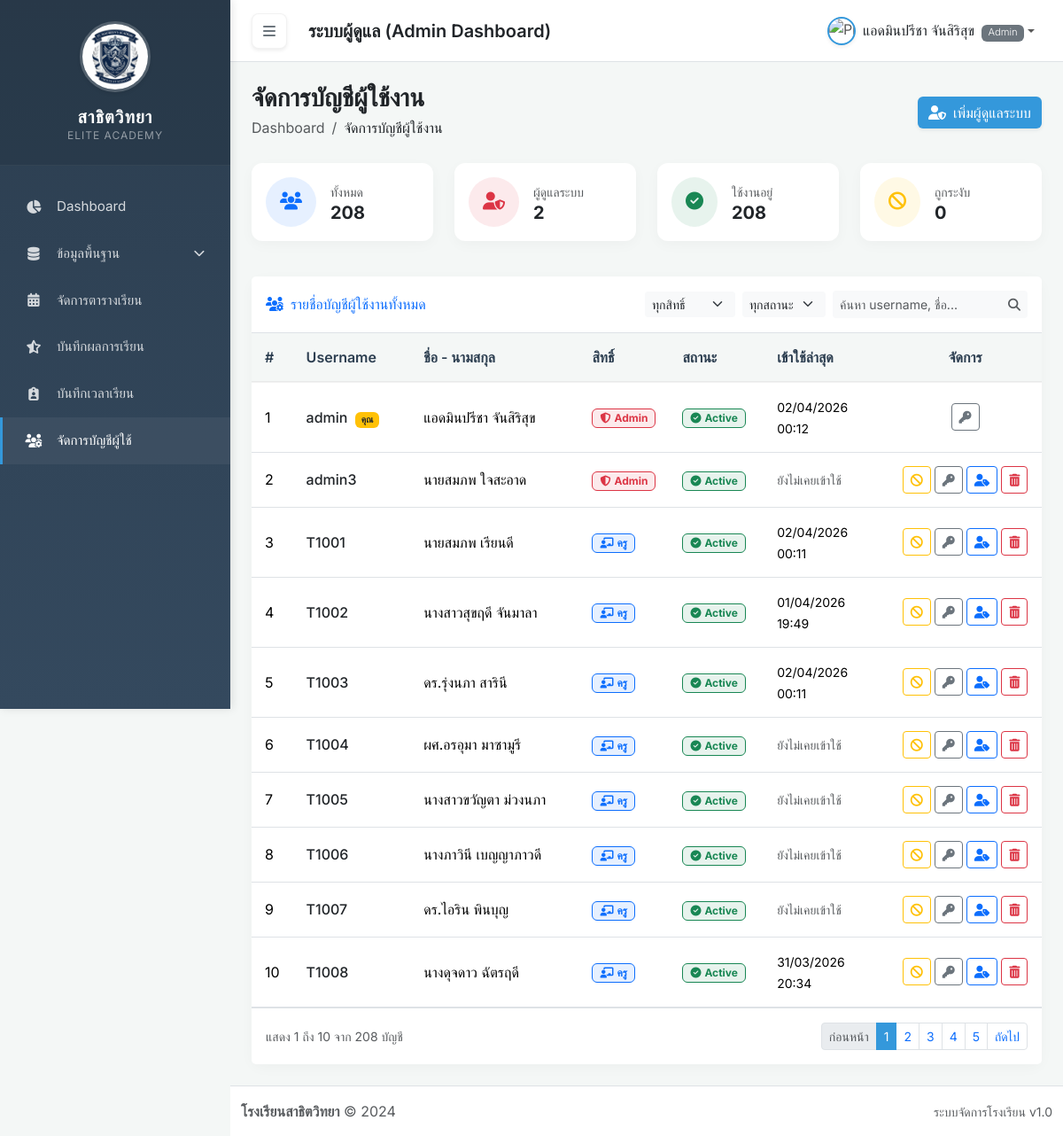
The page /manage-users.php (signed in) on the database its author committed.
### tables this page shows
CREATE TABLE `users` (
  `id` int(11) NOT NULL,
  `username` varchar(50) NOT NULL,
  `password` varchar(255) NOT NULL,
  `role` enum('admin','teacher','student') NOT NULL,
  `prefix` varchar(50) DEFAULT '',
  `first_name` varchar(100) NOT NULL,
  `last_name` varchar(100) NOT NULL,
  `status` enum('active','inactive') DEFAULT 'active',
  `profile_picture` varchar(255) DEFAULT NULL,
  `last_login` datetime DEFAULT NULL,
  `created_at` timestamp NOT NULL DEFAULT current_timestamp()
);

### manage-users.php (the view, shortened to what this page needs)
<?php
include 'includes/header.php';
require_once 'includes/db.php';
?>
<div class="d-flex flex-column flex-md-row justify-content-between align-items-md-center mb-4 gap-3">
    <div>
        <h3 class="text-dark fw-bold mb-0">จัดการบัญชีผู้ใช้งาน</h3>
        <nav aria-label="breadcrumb">
            <ol class="breadcrumb mb-0 py-1">
                <li class="breadcrumb-item"><a href="index.php" class="text-decoration-none text-muted">Dashboard</a>
                </li>
                <li class="breadcrumb-item active" aria-current="page"><a href="manage-users.php"
                        class="text-dark text-decoration-none">จัดการบัญชีผู้ใช้งาน</a></li>
            </ol>
        </nav>
    </div>
    <div>
        <button class="btn btn-primary shadow-sm" style="background-color: var(--accent-color); border: none;"
            data-bs-toggle="modal" data-bs-target="#addAdminModal">
            <i class="fas fa-user-shield me-2"></i>เพิ่มผู้ดูแลระบบ
        </button>
    </div>
</div>
<?php
$limit = 10;
$page = isset($_GET['page']) && is_numeric($_GET['page']) && $_GET['page'] > 0 ? (int) $_GET['page'] : 1;
$offset = ($page - 1) * $limit;
$search = trim($_GET['search'] ?? '');
$whereClause = " WHERE 1=1";
$countSql = "SELECT COUNT(*) as total FROM users u" . $whereClause;
$stmtCount = $pdo->prepare($countSql);
$stmtCount->execute();
$totalRecords = $stmtCount->fetchColumn();
$totalPages = ceil($totalRecords / $limit);
$sql = "SELECT u.* FROM users u" . $whereClause . " ORDER BY u.role ASC, u.username ASC LIMIT :limit OFFSET :offset";
$stmt = $pdo->prepare($sql);
$stmt->bindValue(':limit', $limit, PDO::PARAM_INT);
$stmt->bindValue(':offset', $offset, PDO::PARAM_INT);
$stmt->execute();
$users = $stmt->fetchAll();
$stmtSummary = $pdo->query("SELECT role, COUNT(*) as cnt FROM users GROUP BY role");
$roleCounts = $stmtSummary->fetchAll(PDO::FETCH_KEY_PAIR);
$stmtActiveCount = $pdo->query("SELECT status, COUNT(*) as cnt FROM users GROUP BY status");
$statusCounts = $stmtActiveCount->fetchAll(PDO::FETCH_KEY_PAIR);
?>
<div class="row mb-4">
    <div class="col-md-3 col-6 mb-3">
        <div class="card border-0 shadow-sm-light h-100">
            <div class="card-body d-flex align-items-center py-3">
                <div class="rounded-circle bg-primary bg-opacity-10 p-3 me-3">
                    <i class="fas fa-users text-primary fs-5"></i>
                </div>
                <div>
                    <small class="text-muted">ทั้งหมด</small>
                    <h5 class="fw-bold mb-0"><?= $totalRecords ?></h5>
                </div>
            </div>
        </div>
    </div>
    <div class="col-md-3 col-6 mb-3">
        <div class="card border-0 shadow-sm-light h-100">
            <div class="card-body d-flex align-items-center py-3">
                <div class="rounded-circle bg-danger bg-opacity-10 p-3 me-3">
                    <i class="fas fa-user-shield text-danger fs-5"></i>
                </div>
                <div>
                    <small class="text-muted">ผู้ดูแลระบบ</small>
                    <h5 class="fw-bold mb-0"><?= $roleCounts['admin'] ?? 0 ?></h5>
                </div>
            </div>
        </div>
    </div>
    <div class="col-md-3 col-6 mb-3">
        <div class="card border-0 shadow-sm-light h-100">
            <div class="card-body d-flex align-items-center py-3">
                <div class="rounded-circle bg-success bg-opacity-10 p-3 me-3">
                    <i class="fas fa-check-circle text-success fs-5"></i>
                </div>
                <div>
                    <small class="text-muted">ใช้งานอยู่</small>
                    <h5 class="fw-bold mb-0"><?= $statusCounts['active'] ?? 0 ?></h5>
                </div>
            </div>
        </div>
    </div>
    <div class="col-md-3 col-6 mb-3">
        <div class="card border-0 shadow-sm-light h-100">
            <div class="card-body d-flex align-items-center py-3">
                <div class="rounded-circle bg-warning bg-opacity-10 p-3 me-3">
                    <i class="fas fa-ban text-warning fs-5"></i>
                </div>
                <div>
                    <small class="text-muted">ถูกระงับ</small>
                    <h5 class="fw-bold mb-0"><?= $statusCounts['inactive'] ?? 0 ?></h5>
                </div>
            </div>
        </div>
    </div>
</div>
<div class="card shadow-sm-light">
    <div
        class="card-header bg-white py-3 d-flex flex-column flex-md-row justify-content-between align-items-md-center border-bottom gap-3">
        <h6 class="m-0 font-weight-bold text-primary"><i class="fas fa-users-cog me-2"></i>รายชื่อบัญชีผู้ใช้งานทั้งหมด
        </h6>
        <form method="GET" action="manage-users.php" class="d-flex align-items-center gap-2 flex-wrap">
            <select name="role" class="form-select form-select-sm bg-light border-0 w-auto"
                onchange="this.form.submit()">
                <option value="">ทุกสิทธิ์</option>
            </select>
            <select name="account_status" class="form-select form-select-sm bg-light border-0 w-auto"
                onchange="this.form.submit()">
                <option value="">ทุกสถานะ</option>
            </select>
            <div class="input-group" style="width: 220px;">
                <input type="text" name="search" class="form-control form-control-sm bg-light border-0"
                    placeholder="ค้นหา username, ชื่อ..." value="<?= htmlspecialchars($search) ?>">
                <button class="btn btn-sm btn-light border-0" type="submit"><i
                        class="fas fa-search text-muted"></i></button>
            </div>
        </form>
    </div>
    <div class="card-body p-0">
        <div class="table-responsive">
            <table class="table table-custom table-hover align-middle mb-0">
                <thead>
                    <tr>
                        <th width="5%">#</th>
                        <th width="15%">Username</th>
                        <th width="22%">ชื่อ - นามสกุล</th>
                        <th width="10%">สิทธิ์</th>
                        <th width="12%">สถานะ</th>
                        <th width="16%">เข้าใช้ล่าสุด</th>
                        <th width="20%" class="text-center">จัดการ</th>
                    </tr>
                </thead>
                <tbody>
                    <?php if (count($users) > 0): ?>
                        <?php $i = $offset + 1;
                        foreach ($users as $u):
                            $roleBadge = '';
                            if ($u['role'] === 'admin') {
                                $roleBadge = '<span class="badge bg-danger bg-opacity-10 text-danger border border-danger px-2 py-1"><i class="fas fa-shield-alt me-1"></i>Admin</span>';
                            } elseif ($u['role'] === 'teacher') {
                                $roleBadge = '<span class="badge bg-primary bg-opacity-10 text-primary border border-primary px-2 py-1"><i class="fas fa-chalkboard-teacher me-1"></i>ครู</span>';
                            } else {
                                $roleBadge = '<span class="badge bg-info bg-opacity-10 text-info border border-info px-2 py-1"><i class="fas fa-user-graduate me-1"></i>นักเรียน</span>';
                            }
                            $statusBadge = '';
                            if ($u['status'] === 'active') {
                                $statusBadge = '<span class="badge bg-success bg-opacity-10 text-success border border-success px-2 py-1"><i class="fas fa-check-circle me-1"></i>Active</span>';
                            } else {
                                $statusBadge = '<span class="badge bg-secondary bg-opacity-10 text-secondary border border-secondary px-2 py-1"><i class="fas fa-ban me-1"></i>Inactive</span>';
                            }
                            $lastLogin = $u['last_login'] ? date('d/m/Y H:i', strtotime($u['last_login'])) : '<span class="text-muted">ยังไม่เคยเข้าใช้</span>';
                            $isSelf = ($u['id'] == $_SESSION['user_id']);
                            ?>
                            <tr class="<?= $u['status'] === 'inactive' ? 'table-secondary opacity-75' : '' ?>">
                                <td><?= $i++ ?></td>
                                <td>
                                    <span class="fw-medium text-dark"><?= htmlspecialchars($u['username']) ?></span>
                                    <?php if ($isSelf): ?>
                                        <span class="badge bg-warning text-dark ms-1" style="font-size:0.65rem;">คุณ</span>
                                    <?php endif; ?>
                                </td>
                                <td><?= htmlspecialchars(($u['prefix'] ?? '') . $u['first_name'] . ' ' . $u['last_name']) ?>
                                </td>
                                <td><?= $roleBadge ?></td>
                                <td><?= $statusBadge ?></td>
                                <td><small><?= $lastLogin ?></small></td>
                                <td class="text-center">
                                    <div class="d-flex gap-1 justify-content-center flex-wrap">
                                        <?php if (!$isSelf): ?>
                                            <form action="api/user_actions.php" method="POST" class="d-inline"
                                                onsubmit="return confirm('<?= $u['status'] === 'active' ? 'ยืนยันระงับบัญชีนี้?' : 'ยืนยันเปิดใช้งานบัญชีนี้?' ?>');">
                                                <?php if ($u['status'] === 'active'): ?>
                                                    <button type="submit" class="btn btn-sm btn-outline-warning" title="ระงับบัญชี"><i
                                                            class="fas fa-ban"></i></button>
                                                <?php else: ?>
                                                    <button type="submit" class="btn btn-sm btn-outline-success" title="เปิดใช้งาน"><i
                                                            class="fas fa-check"></i></button>
                                                <?php endif; ?>
                                            </form>
                                        <?php endif; ?>
                                        <form action="api/user_actions.php" method="POST" class="d-inline"
                                            onsubmit="return confirm('รีเซ็ตรหัสผ่านเป็น Password123 ?');">
                                            <button type="submit" class="btn btn-sm btn-outline-secondary"
                                                title="รีเซ็ตรหัสผ่าน"><i class="fas fa-key"></i></button>
                                        </form>
                                        <?php if (!$isSelf): ?>
                                            <button class="btn btn-sm btn-outline-primary" title="เปลี่ยนสิทธิ์"
                                                data-bs-toggle="modal" data-bs-target="#changeRoleModal"
                                                onclick="openRoleModal(<?= $u['id'] ?>, '<?= htmlspecialchars($u['username']) ?>', '<?= $u['role'] ?>')">
                                                <i class="fas fa-user-tag"></i>
                                            </button>
                                            <form action="api/user_actions.php" method="POST" class="d-inline"
                                                  onsubmit="return confirm('คำเตือน: การลบบัญชีนี้จะส่งผลให้ข้อมูลโปรไฟล์ (ครู/นักเรียน) \nและข้อมูลที่เกี่ยวข้อง (เช่น ตารางสอน, เกรด, การมาเรียน) หายไปทั้งหมด!\nคุณยืนยันที่จะลบผู้ใช้งานนี้ใช่หรือไม่?');">
                                                <button type="submit" class="btn btn-sm btn-outline-danger" title="ลบบัญชี"><i class="fas fa-trash-alt"></i></button>
                                            </form>
                                        <?php endif; ?>
                                    </div>
                                </td>
                            </tr>
                        <?php endforeach; ?>
                    <?php endif; ?>
                </tbody>
            </table>
        </div>
    </div>
    <div class="card-footer bg-white border-top py-3 d-flex justify-content-between align-items-center">
        <?php
        $startItem = ($totalRecords > 0) ? $offset + 1 : 0;
        $endItem = min($offset + $limit, $totalRecords);
        ?>
        <small class="text-muted">แสดง <?= $startItem ?> ถึง <?= $endItem ?> จาก <?= $totalRecords ?> บัญชี</small>
        <nav aria-label="Page navigation">
            <ul class="pagination pagination-sm mb-0">
                <?php
                function buildUserParams($p)
                {
                    $q = $_GET;
                    $q['page'] = $p;
                    return '?' . http_build_query($q);
                }
                ?>
                <li class="page-item <?= ($page <= 1) ? 'disabled' : '' ?>">
                    <a class="page-link" href="<?= ($page <= 1) ? '#' : buildUserParams($page - 1) ?>">ก่อนหน้า</a>
                </li>
                <?php
                $maxPagesToShow = 5;
                $startPage = max(1, $page - floor($maxPagesToShow / 2));
                $endPage = min($totalPages, $startPage + $maxPagesToShow - 1);
                for ($pg = $startPage; $pg <= $endPage; $pg++):
                    ?>
                    <li class="page-item <?= ($page == $pg) ? 'active' : '' ?>" <?= ($page == $pg) ? 'style="--bs-pagination-active-bg: var(--accent-color); --bs-pagination-active-border-color: var(--accent-color);"' : '' ?>>
                        <a class="page-link" href="<?= buildUserParams($pg) ?>"><?= $pg ?></a>
                    </li>
                <?php endfor; ?>
                <li class="page-item <?= ($page >= $totalPages) ? 'disabled' : '' ?>">
                    <a class="page-link"
                        href="<?= ($page >= $totalPages) ? '#' : buildUserParams($page + 1) ?>">ถัดไป</a>
                </li>
            </ul>
        </nav>
    </div>
</div>
<?php include 'includes/footer.php'; ?>

### assets/css/style.css (style rules this page uses)
:root { --primary-color: #2c3e50; --secondary-color: #34495e; --accent-color: #3498db; --accent-light: #ebf5fb; --text-dark: #2c3e50; --text-muted: #7f8c8d; --bg-color: #f4f7f6; --surface-color: #ffffff; --sidebar-width: 260px; --sidebar-collapsed-width: 70px; --transition-speed: 0.3s; --bs-primary: #2c3e50; --bs-info: #3498db; }
body { font-family: 'Inter', 'Prompt', sans-serif; background-color: var(--bg-color); color: var(--text-dark); overflow-x: hidden; }
.card { border: none; border-radius: 12px; box-shadow: 0 4px 15px rgba(0,0,0,0.03); transition: transform 0.2s, box-shadow 0.2s; background: var(--surface-color); }
.table-custom th { background-color: var(--bg-color); color: var(--text-dark); font-weight: 600; border-bottom: 2px solid rgba(0,0,0,0.05); padding: 15px; }
.table-custom td { padding: 15px; vertical-align: middle; }

### rows shown on the page
users: username "admin", shows "คุณ", prefix+first_name+last_name "แอดมินปรีชา จันสิริสุข", role "admin" (drawn), status "active" (drawn), last_login "02/04/2026 00:12"
users: username "admin3", prefix+first_name+last_name "นายสมภพ ใจสะอาด", role "admin" (drawn), status "active" (drawn), shows "ยังไม่เคยเข้าใช้"
users: username "T1001", prefix+first_name+last_name "นายสมภพ เรียนดี", role "teacher" (drawn), status "active" (drawn), last_login "02/04/2026 00:11"
users: username "T1002", prefix+first_name+last_name "นางสาวสุขฤดี จันมาลา", role "teacher" (drawn), status "active" (drawn), last_login "01/04/2026 19:49"
users: username "T1003", prefix+first_name+last_name "ดร.รุ่งนภา สารินี", role "teacher" (drawn), status "active" (drawn), last_login "02/04/2026 00:11"
users: username "T1004", prefix+first_name+last_name "ผศ.อรอุมา มาซามูรี", role "teacher" (drawn), status "active" (drawn), shows "ยังไม่เคยเข้าใช้"
users: username "T1005", prefix+first_name+last_name "นางสาวขวัญตา ม่วงนภา", role "teacher" (drawn), status "active" (drawn), shows "ยังไม่เคยเข้าใช้"
users: username "T1006", prefix+first_name+last_name "นางภาวินี เบญญาภาวดี", role "teacher" (drawn), status "active" (drawn), shows "ยังไม่เคยเข้าใช้"
users: username "T1007", prefix+first_name+last_name "ดร.ไอริน พินบุญ", role "teacher" (drawn), status "active" (drawn), shows "ยังไม่เคยเข้าใช้"
users: username "T1008", prefix+first_name+last_name "นางดุจดาว ฉัตรฤดี", role "teacher" (drawn), status "active" (drawn), last_login "31/03/2026 20:34"

### other values the page prints
$_SESSION['full_name'] "แอดมินปรีชา จันสิริสุข"
$_SESSION['role'] "Admin"
$totalRecords "208"
$roleCounts['admin'] "2"
$statusCounts['active'] "208"
$statusCounts['inactive'] "0"
$startItem "1"
$endItem "10"
